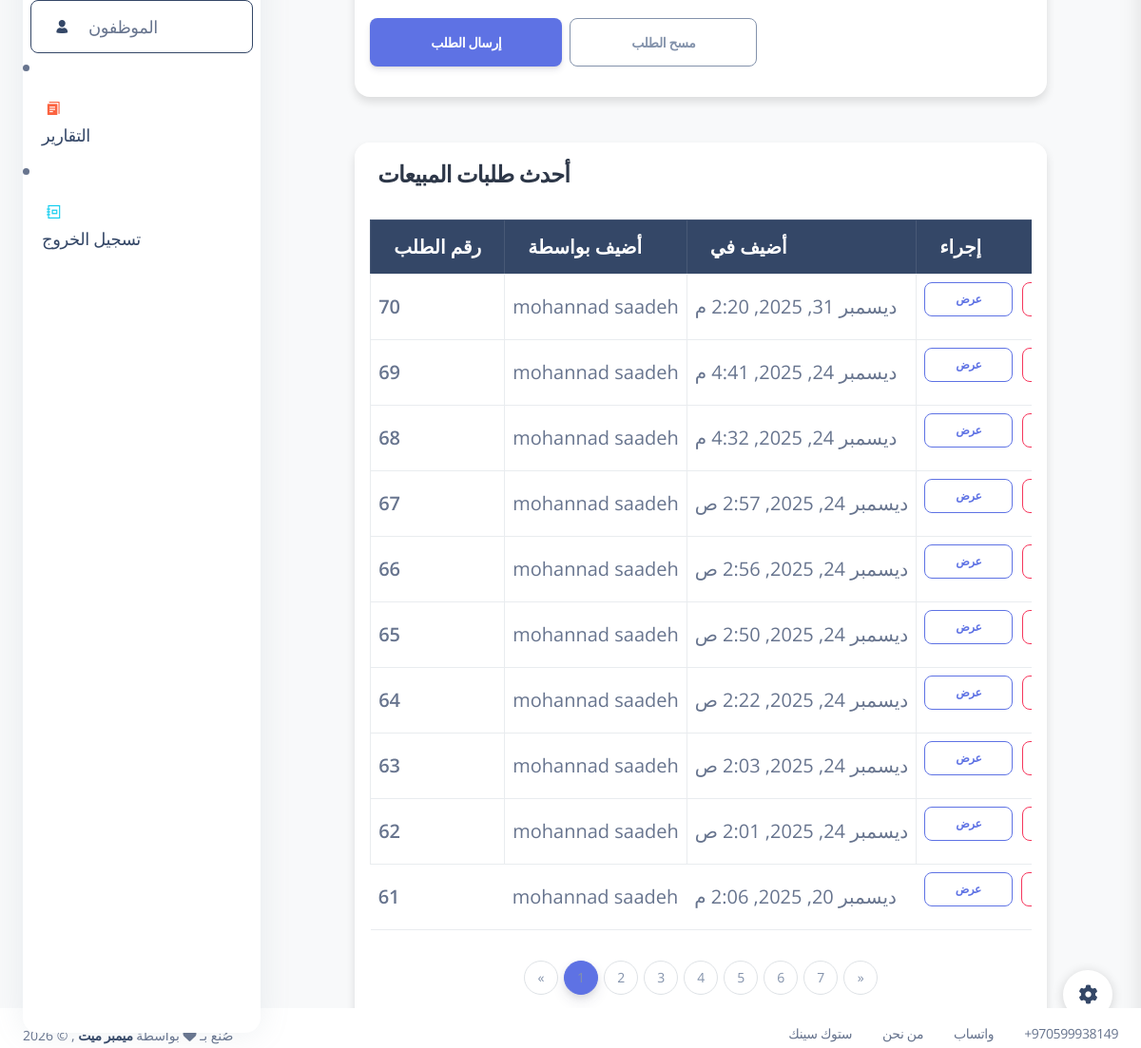
/sales (signed in, lower part), run on an earlier commit of the app's database.
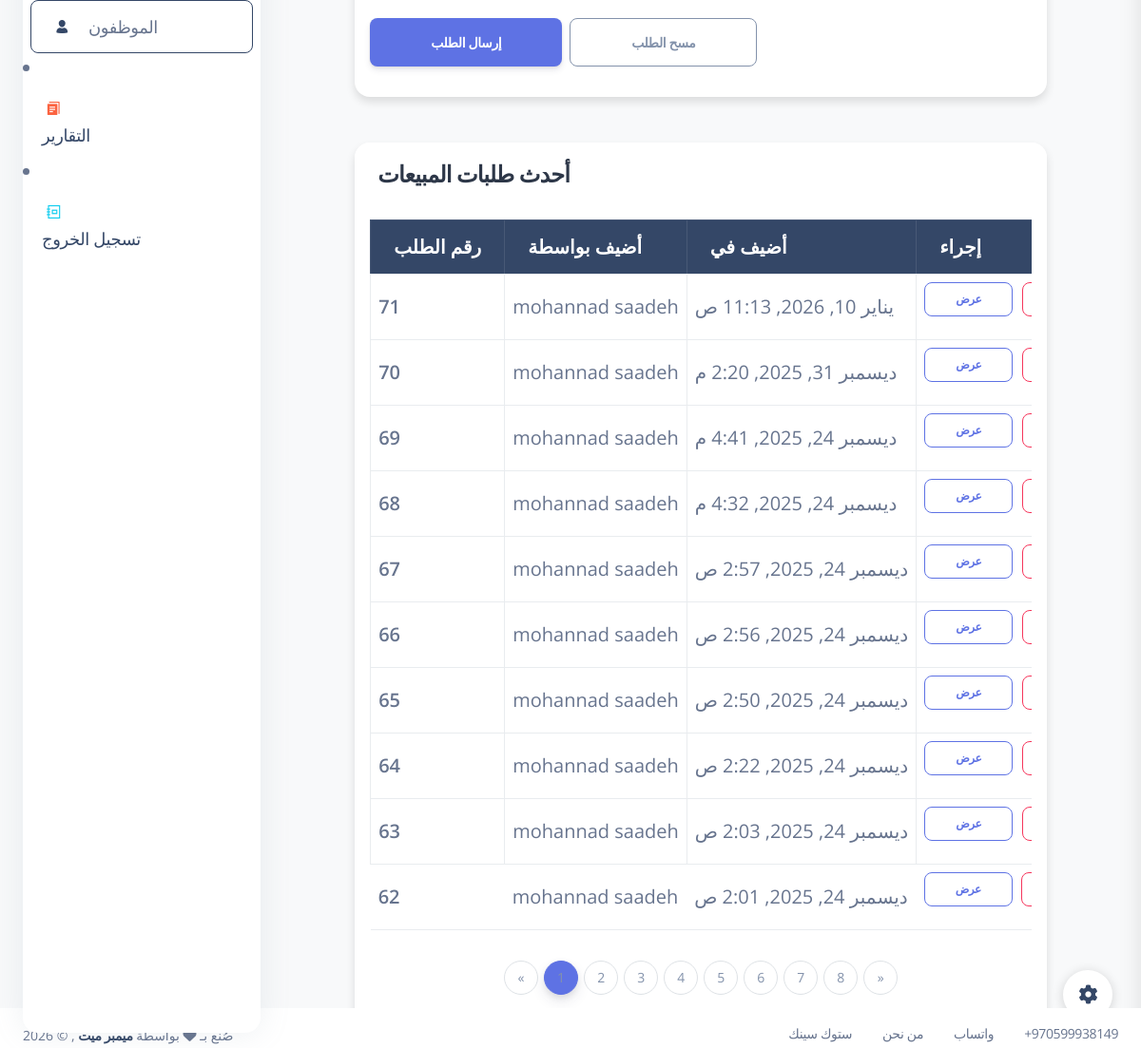
And on a later commit of the database.
### my_app/models.py (models this page shows)
class Sale_order(models.Model):
    employee = models.ForeignKey(Employee , related_name="sale_orders", on_delete=models.CASCADE) # RESTRICT  deleted >>  dont delete the item or ( default="Default", on_delete=models.SET_DEFAULT)
    customer = models.ForeignKey('Customer', related_name='sales', on_delete=models.CASCADE, null=True, blank=True)
    total_amount = models.DecimalField(max_digits=10, decimal_places=2, default=0.00) #means the total amount of the order
    invoice_pay_method = models.CharField(max_length=10, choices=pay_choices, default='cash')  # Added field
    created_at = models.DateTimeField(auto_now_add=True)
    updated_at = models.DateTimeField(auto_now=True)
    objects = Sale_orderManager()

class Employee(models.Model):
    first_name = models.CharField(max_length=255)
    last_name = models.CharField(max_length=255)
    email = models.EmailField(max_length=255)
    DOB = models.DateField()
    password = models.CharField(max_length=255)
    confirm_password = models.CharField(max_length=255)
    is_active = models.BooleanField(default=False)
    created_at = models.DateTimeField(auto_now_add=True)
    updated_at = models.DateTimeField(auto_now=True)
    objects = EmployeeManager()

### my_app/views.py (the view)
# urls.py: path('sales', views.display_sales),
def display_sales(request):
    cart = _get_sale_cart(request)
    grand_total = sum(float(item.get('total_price', 0)) for item in cart)
    orders_qs = models.get_all_sales_orders()
    orders_page_number = request.GET.get('orders_page')
    orders_paginator = Paginator(orders_qs, 10)  # 10 orders per page
    orders_page = orders_paginator.get_page(orders_page_number)
    context = {
            'sale_order': cart,
            'products': models.get_all_products(),
            'orders' : orders_page,
            'employee': models.get_employee_by_id(request.session['employee_id']),
            'customers': models.Customer.objects.all(),
            'grand_total': grand_total,
            'orders_paginator': orders_paginator,
        }
    return render(request , 'sale_orders.html', context )

### my_app/models.py (called while the page is built)
def get_employee_by_id(id):
    return Employee.objects.get(id=id)

def get_all_products():
    return Product.objects.all()

def get_all_sales_orders():#--------------------------------------------Mai
    return Sale_order.objects.all().order_by('-created_at')

### my_app/views.py (called while the page is built)
def _get_sale_cart(request):
    return request.session.get('sale_order', [])

### my_app/templates/sale_orders.html (shortened to what this page needs)
{% extends 'layouts/base.html' %}
{% load static %}
{% load i18n %}
{% block content %}
<div class="row justify-content-center">
    <div class="col-lg-10 col-md-12">
        <div class="card shadow-sm border-0 mt-5">
            <div class="card-body">
                <form action="/submet_sale_order" method="post" class="mt-4">
                    <div class="d-flex gap-2 mt-3">
                        <button type="submit" class="btn btn-primary btn-lg">{% trans "Submit order" %}</button>
                        <a href="/clear_sales_list" class="btn btn-outline-secondary btn-lg">{% trans "Clear order" %}</a>
                    </div>
                </form>
            </div>
        </div>
        <div class="card mt-5 shadow-sm border-0">
            <div class="card-header bg-white py-3">
                <h4 class="mb-0" style="font-weight:600; color:#2d3748;">{% trans "Recent Sales Orders" %}</h4>
            </div>
            <div class="card-body">
                <div class="table-responsive">
                    <table class="table table-hover table-bordered align-middle">
                        <thead class="table-dark">
                            <tr>
                                <th>{% trans "Order No." %}</th>
                                <th>{% trans "Added by" %}</th>
                                <th>{% trans "Added at" %}</th>
                                <th>{% trans "Action" %}</th>
                            </tr>
                        </thead>
                        <tbody>
                            {% for order in orders %}
                            <tr>
                                <td><span class="fw-bold">{{order.id}}</span></td>
                                <td>{{order.employee.first_name}} {{order.employee.last_name}}</td>
                                <td>{{order.created_at}}</td>
                                <td>
                                    <a href="/view_sale_order/{{order.id}}" class="btn btn-outline-primary btn-sm me-1">{% trans "View" %}</a>
                                    <a href="{% url 'sale_return_create' order.id %}" class="btn btn-outline-danger btn-sm">{% trans "Return" %}</a>
                                </td>
                            </tr>
                            {% endfor %}
                        </tbody>
                    </table>
                </div>
                {% if orders_paginator.num_pages > 1 %}
                <nav aria-label="Orders pagination">
                    <ul class="pagination justify-content-center mt-3">
                        {% if orders.has_previous %}
                            <li class="page-item">
                                <a class="page-link" href="?orders_page={{ orders.previous_page_number }}" aria-label="Previous">&laquo;</a>
                            </li>
                        {% else %}
                            <li class="page-item disabled"><span class="page-link">&laquo;</span></li>
                        {% endif %}
                        {% for num in orders.paginator.page_range %}
                            {% if orders.number == num %}
                                <li class="page-item active"><span class="page-link">{{ num }}</span></li>
                            {% else %}
                                <li class="page-item"><a class="page-link" href="?orders_page={{ num }}">{{ num }}</a></li>
                            {% endif %}
                        {% endfor %}
                        {% if orders.has_next %}
                            <li class="page-item">
                                <a class="page-link" href="?orders_page={{ orders.next_page_number }}" aria-label="Next">&raquo;</a>
                            </li>
                        {% else %}
                            <li class="page-item disabled"><span class="page-link">&raquo;</span></li>
                        {% endif %}
                    </ul>
                </nav>
                {% endif %}
            </div>
        </div>
    </div>
</div>
{% endblock content %}

What changed in the data, as far as the page shows it:
no longer on this page (row unchanged): Sale_order: id "61", employee.first_name "mohannad", employee.last_name "saadeh", created_at "ديسمبر 20, 2025, 2:06 م"
added Sale_order: id "71", employee.first_name "mohannad", employee.last_name "saadeh", created_at "يناير 10, 2026, 11:13 ص"
Also different on the page:
new list line: "8"
